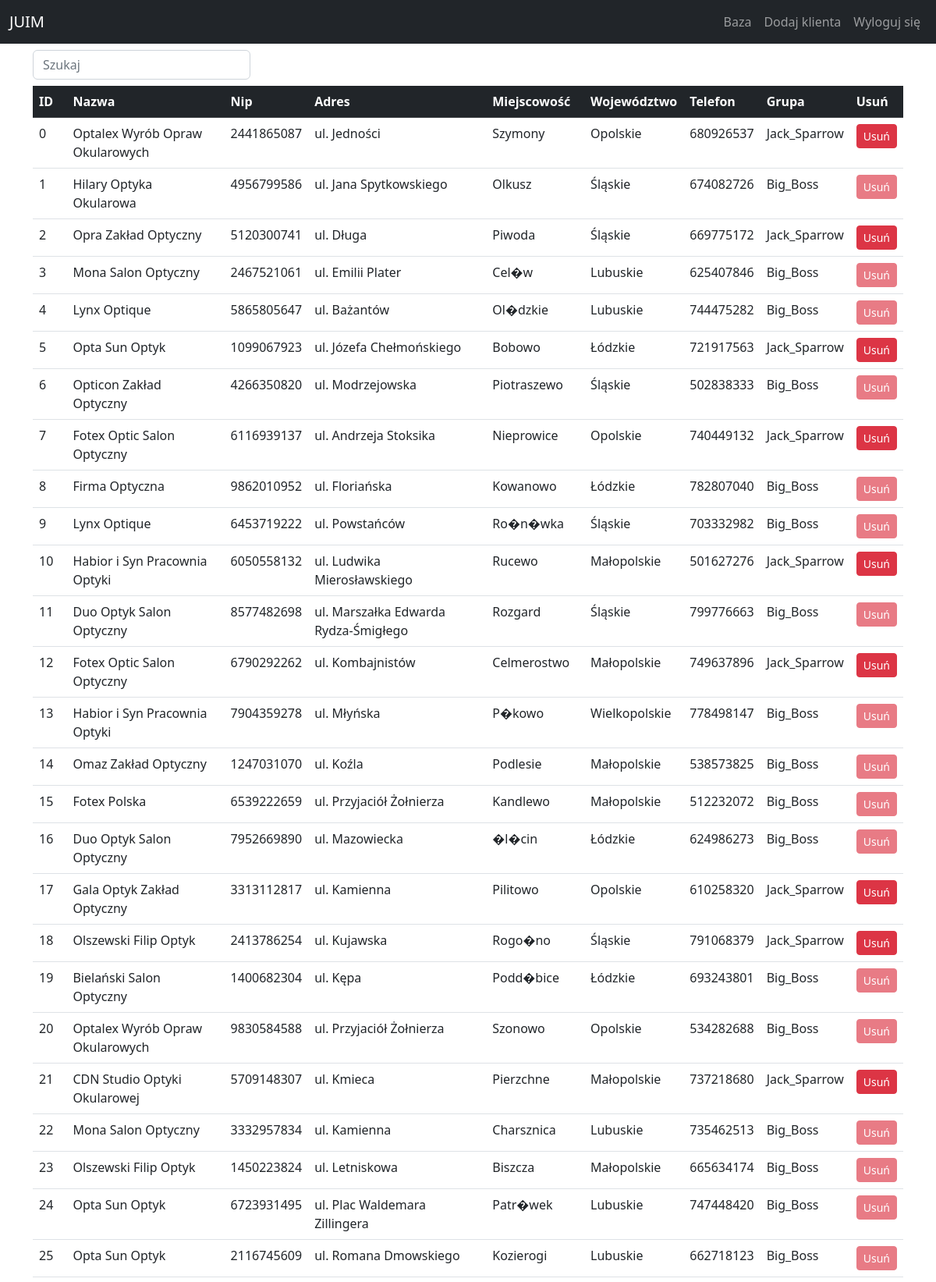
/index/ (signed in, upper part), run on the app's committed database.
### klient/models.py (models this page shows)
class Klient(models.Model):
    nazwa = models.CharField(max_length=200)
    nip = models.CharField(validators=[only_int,MinLengthValidator(10)],max_length=10)
    adres = models.CharField(max_length=100)
    miejscowosc = models.CharField(max_length=30)
    wojewodztwo = models.CharField(max_length=30)
    telefon = models.CharField(validators=[only_int,MinLengthValidator(9)],max_length=9)
    grupa = models.ForeignKey(settings.AUTH_USER_MODEL, on_delete=models.CASCADE)

### klient/views.py (the view)
# urls.py: path('index/', IndexListView.as_view(template_name='klient/index.html'), name='index'),
class IndexListView(LoginRequiredMixin, ListView):
    model = Klient

### klient/templates/klient/index.html (shortened to what this page needs)
<!DOCTYPE html>
<html lang="pl">
<head>
    <link href="https://cdn.jsdelivr.net/npm/bootstrap@5.2.1/dist/css/bootstrap.min.css" rel="stylesheet">
</head>
<body>
{% block navigation %}
<nav class="navbar navbar-expand-sm bg-dark navbar-dark mb-2">
  <div class="container-fluid">
    <span class="navbar-brand">JUIM</span>
    <div class="collapse navbar-collapse justify-content-end" id="collapsibleNavbar">
      <ul class="navbar-nav">
        <li class="nav-item">
          <a class="nav-link" href="{% url 'index' %}">Baza</a>
        </li>
        <li class="nav-item">
          <a class="nav-link" href="{% url 'add' %}">Dodaj klienta</a>
        </li>
        <li class="nav-item">
          <a class="nav-link" href="{% url 'logout' %}">Wyloguj się</a>
        </li>
      </ul>
    </div>
  </div>
</nav>
{% endblock %}
{% block main %}
<div class="container pb-3">
    <form action="{% url 'search' %}" method="get">
        <input name="sv" class="form-control w-25 my-2" placeholder="Szukaj"/>
    </form>
    <table class="table table-hover">
        <thead class="table-dark">
        <tr>
            <th>ID</th>
            <th>Nazwa</th>
            <th>Nip</th>
            <th>Adres</th>
            <th>Miejscowość</th>
            <th>Województwo</th>
            <th>Telefon</th>
            <th>Grupa</th>
            <th>Usuń</th>
        </tr>
        </thead>
        <tbody id="box">
        {% for klient in object_list %}
        <tr>
            <td>{{ klient.id }}</td>
            <td>{{ klient.nazwa }}</td>
            <td>{{ klient.nip }}</td>
            <td>{{ klient.adres }}</td>
            <td>{{ klient.miejscowosc }}</td>
            <td>{{ klient.wojewodztwo }}</td>
            <td>{{ klient.telefon }}</td>
            <td>{{ klient.grupa }}</td>
            <td>
                {% if klient.grupa == request.user %}
                <a class="btn btn-danger btn-sm" href="{% url 'delete' klient.id %}">Usuń</a>
                {% else %}
                <a class="btn btn-danger btn-sm disabled" href="#">Usuń</a>
                {% endif %}
            </td>
        </tr>
        {% endfor %}
        </tbody>
    </table>
</div>
{% endblock %}
</body>
</html>

### data on the page
Klient: id "0", nazwa "Optalex Wyrób Opraw Okularowych", nip "2441865087", adres "ul. Jedności", miejscowosc "Szymony", wojewodztwo "Opolskie", telefon "680926537", grupa "Jack_Sparrow", shows "Usuń"
Klient: id "1", nazwa "Hilary Optyka Okularowa", nip "4956799586", adres "ul. Jana Spytkowskiego", miejscowosc "Olkusz", wojewodztwo "Śląskie", telefon "674082726", grupa "Big_Boss", shows "Usuń"
Klient: id "2", nazwa "Opra Zakład Optyczny", nip "5120300741", adres "ul. Długa", miejscowosc "Piwoda", wojewodztwo "Śląskie", telefon "669775172", grupa "Jack_Sparrow", shows "Usuń"
Klient: id "3", nazwa "Mona Salon Optyczny", nip "2467521061", adres "ul. Emilii Plater", miejscowosc "Cel�w", wojewodztwo "Lubuskie", telefon "625407846", grupa "Big_Boss", shows "Usuń"
Klient: id "4", nazwa "Lynx Optique", nip "5865805647", adres "ul. Bażantów", miejscowosc "Ol�dzkie", wojewodztwo "Lubuskie", telefon "744475282", grupa "Big_Boss", shows "Usuń"
Klient: id "5", nazwa "Opta Sun Optyk", nip "1099067923", adres "ul. Józefa Chełmońskiego", miejscowosc "Bobowo", wojewodztwo "Łódzkie", telefon "721917563", grupa "Jack_Sparrow", shows "Usuń"
Klient: id "6", nazwa "Opticon Zakład Optyczny", nip "4266350820", adres "ul. Modrzejowska", miejscowosc "Piotraszewo", wojewodztwo "Śląskie", telefon "502838333", grupa "Big_Boss", shows "Usuń"
Klient: id "7", nazwa "Fotex Optic Salon Optyczny", nip "6116939137", adres "ul. Andrzeja Stoksika", miejscowosc "Nieprowice", wojewodztwo "Opolskie", telefon "740449132", grupa "Jack_Sparrow", shows "Usuń"
Klient: id "8", nazwa "Firma Optyczna", nip "9862010952", adres "ul. Floriańska", miejscowosc "Kowanowo", wojewodztwo "Łódzkie", telefon "782807040", grupa "Big_Boss", shows "Usuń"
Klient: id "9", nazwa "Lynx Optique", nip "6453719222", adres "ul. Powstańców", miejscowosc "Ro�n�wka", wojewodztwo "Śląskie", telefon "703332982", grupa "Big_Boss", shows "Usuń"
Klient: id "10", nazwa "Habior i Syn Pracownia Optyki", nip "6050558132", adres "ul. Ludwika Mierosławskiego", miejscowosc "Rucewo", wojewodztwo "Małopolskie", telefon "501627276", grupa "Jack_Sparrow", shows "Usuń"
Klient: id "11", nazwa "Duo Optyk Salon Optyczny", nip "8577482698", adres "ul. Marszałka Edwarda Rydza-Śmigłego", miejscowosc "Rozgard", wojewodztwo "Śląskie", telefon "799776663", grupa "Big_Boss", shows "Usuń"
Klient: id "12", nazwa "Fotex Optic Salon Optyczny", nip "6790292262", adres "ul. Kombajnistów", miejscowosc "Celmerostwo", wojewodztwo "Małopolskie", telefon "749637896", grupa "Jack_Sparrow", shows "Usuń"
Klient: id "13", nazwa "Habior i Syn Pracownia Optyki", nip "7904359278", adres "ul. Młyńska", miejscowosc "P�kowo", wojewodztwo "Wielkopolskie", telefon "778498147", grupa "Big_Boss", shows "Usuń"
Klient: id "14", nazwa "Omaz Zakład Optyczny", nip "1247031070", adres "ul. Koźla", miejscowosc "Podlesie", wojewodztwo "Małopolskie", telefon "538573825", grupa "Big_Boss", shows "Usuń"
Klient: id "15", nazwa "Fotex Polska", nip "6539222659", adres "ul. Przyjaciół Żołnierza", miejscowosc "Kandlewo", wojewodztwo "Małopolskie", telefon "512232072", grupa "Big_Boss", shows "Usuń"
Klient: id "16", nazwa "Duo Optyk Salon Optyczny", nip "7952669890", adres "ul. Mazowiecka", miejscowosc "�l�cin", wojewodztwo "Łódzkie", telefon "624986273", grupa "Big_Boss", shows "Usuń"
Klient: id "17", nazwa "Gala Optyk Zakład Optyczny", nip "3313112817", adres "ul. Kamienna", miejscowosc "Pilitowo", wojewodztwo "Opolskie", telefon "610258320", grupa "Jack_Sparrow", shows "Usuń"
Klient: id "18", nazwa "Olszewski Filip Optyk", nip "2413786254", adres "ul. Kujawska", miejscowosc "Rogo�no", wojewodztwo "Śląskie", telefon "791068379", grupa "Jack_Sparrow", shows "Usuń"
Klient: id "19", nazwa "Bielański Salon Optyczny", nip "1400682304", adres "ul. Kępa", miejscowosc "Podd�bice", wojewodztwo "Łódzkie", telefon "693243801", grupa "Big_Boss", shows "Usuń"
Klient: id "20", nazwa "Optalex Wyrób Opraw Okularowych", nip "9830584588", adres "ul. Przyjaciół Żołnierza", miejscowosc "Szonowo", wojewodztwo "Opolskie", telefon "534282688", grupa "Big_Boss", shows "Usuń"
Klient: id "21", nazwa "CDN Studio Optyki Okularowej", nip "5709148307", adres "ul. Kmieca", miejscowosc "Pierzchne", wojewodztwo "Małopolskie", telefon "737218680", grupa "Jack_Sparrow", shows "Usuń"
Klient: id "22", nazwa "Mona Salon Optyczny", nip "3332957834", adres "ul. Kamienna", miejscowosc "Charsznica", wojewodztwo "Lubuskie", telefon "735462513", grupa "Big_Boss", shows "Usuń"
Klient: id "23", nazwa "Olszewski Filip Optyk", nip "1450223824", adres "ul. Letniskowa", miejscowosc "Biszcza", wojewodztwo "Małopolskie", telefon "665634174", grupa "Big_Boss", shows "Usuń"
Klient: id "24", nazwa "Opta Sun Optyk", nip "6723931495", adres "ul. Plac Waldemara Zillingera", miejscowosc "Patr�wek", wojewodztwo "Lubuskie", telefon "747448420", grupa "Big_Boss", shows "Usuń"
Klient: id "25", nazwa "Opta Sun Optyk", nip "2116745609", adres "ul. Romana Dmowskiego", miejscowosc "Kozierogi", wojewodztwo "Lubuskie", telefon "662718123", grupa "Big_Boss", shows "Usuń"
